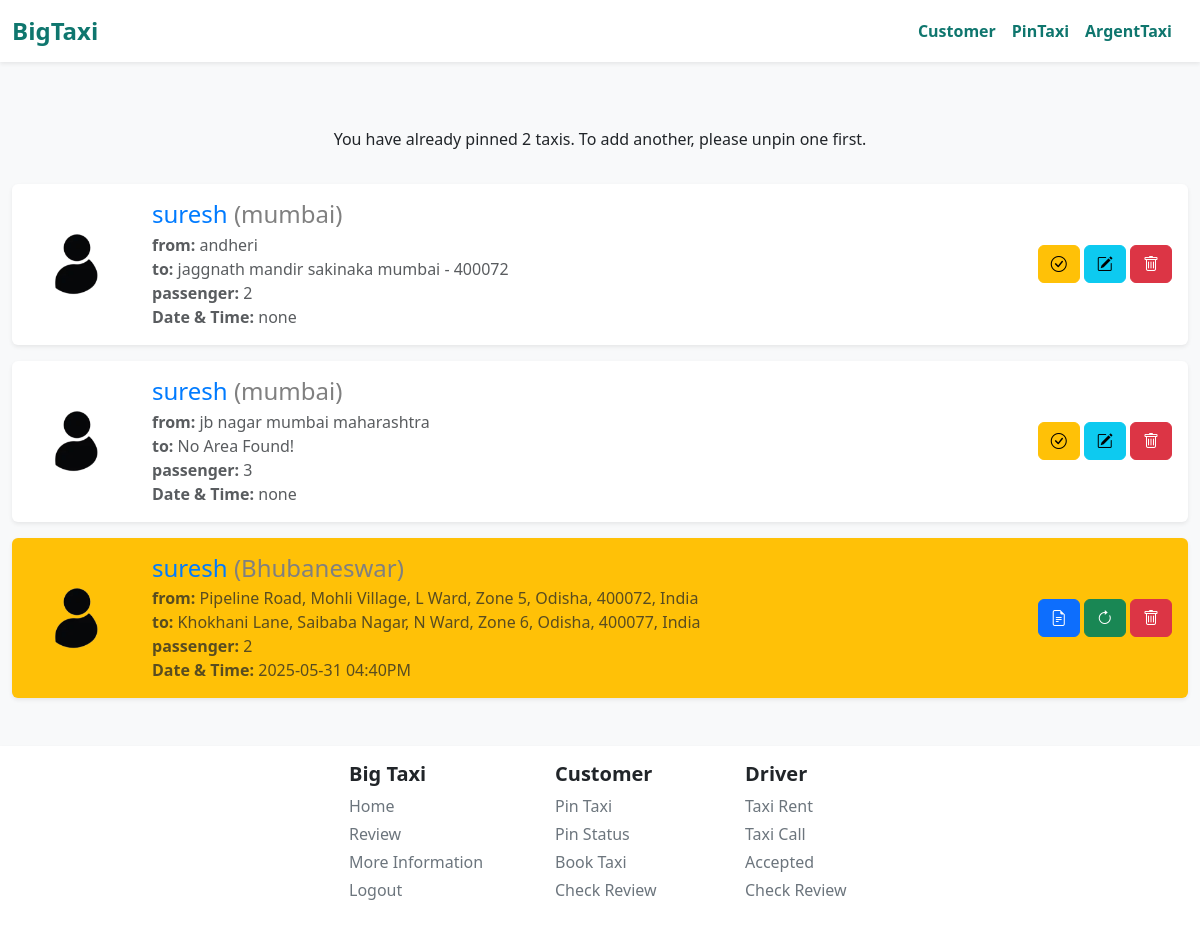
The app's page /home/pin/ (signed in), older data.
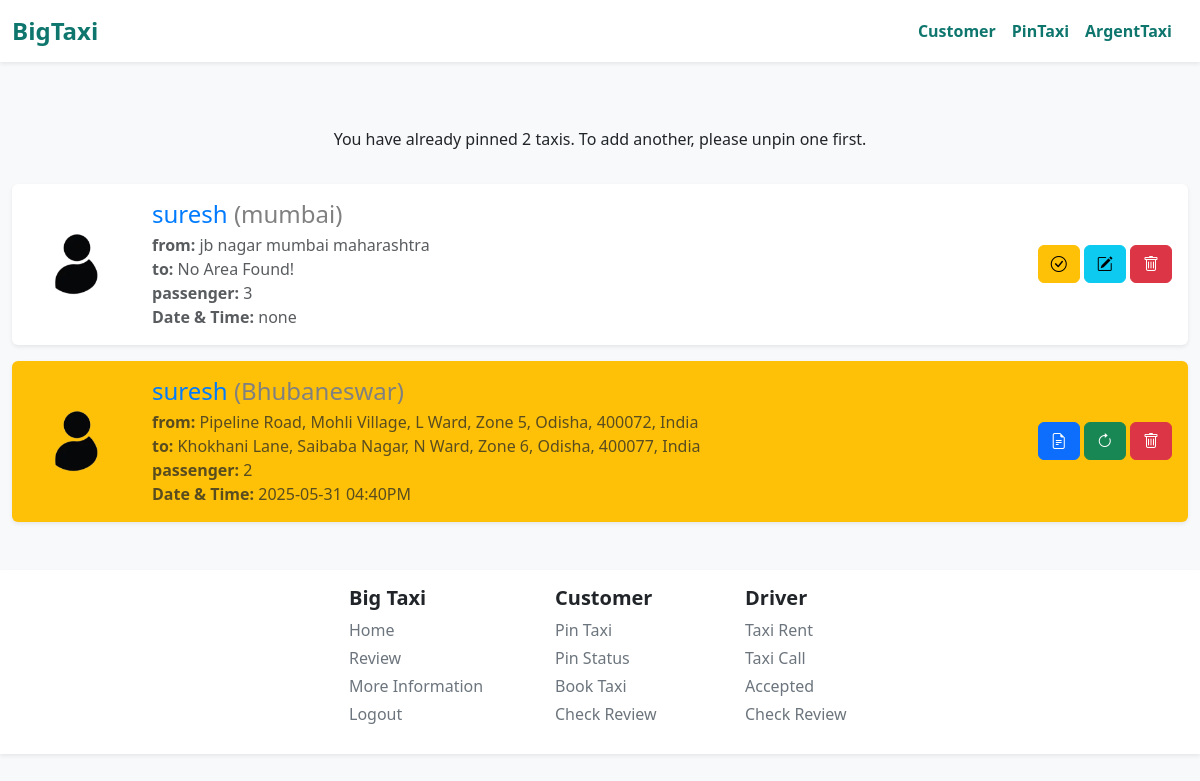
The same page, newer data.
### taxi_app/models.py (models this page shows, shortened)
class PinTaxiAvailable(models.Model):
    taxiAvaId = models.CharField(max_length=50)
    taxiCity = models.CharField(max_length=500)
    customerId = models.ForeignKey(usersDataModel, on_delete=models.CASCADE)
    currentLocation = models.CharField(max_length=2000)
    toLocation = models.CharField(max_length=2000, default='No Area Found!')
    taxiPassenger = models.IntegerField(default=1)
    pincode = models.CharField(max_length=20, default=' ')
    couponCodeWas = models.CharField(max_length=100, default='Customer Not Have Coupon')
    taxiDate = models.DateField(auto_now_add=True)
    taxiTime = models.TimeField(auto_now_add=True)
    taxiDateAndTimeByUser = models.CharField(max_length=100, default='none')
    priceOfTravel = models.IntegerField(default=100)
    driverCode = models.CharField(max_length=100, default='DRIVERCODE')

### Users/models.py (models this page shows, shortened)
class usersDataModel(models.Model):
    UserG = [
        ('Male', 'Male'),
        ('Female', 'Female'),
        ('Other', 'Other'),
        ('Not Check', 'Not Check'),
    ]
    UserC = [
        ('Developer', 'Developer'),
        ('Customer', 'Customer'),
        ('Driver', 'Driver'),
    ]
    ULink = models.ForeignKey(User, on_delete=models.CASCADE)
    UserCode = models.CharField(max_length=100, default='BIGTAXICODE1006463')
    UserCategory = models.CharField(choices=UserC, default='Customer')
    UserMobileNo = models.CharField(max_length=11)
    UserGender = models.CharField(max_length=100, default='Not Check')
    UserAge = models.CharField(max_length=3, default='')
    UserState = models.CharField(max_length=100, default='')
    UserCity = models.CharField(max_length=100, default='')
    UserPincode = models.CharField(max_length=20, default='')
    UserAddress = models.CharField(max_length=200, default='')
    UserPass = models.CharField(max_length=1000, default='password')
    CouponCode = models.CharField(max_length=50, null=True, blank=True)
    UProfileImage = models.ImageField(upload_to='profile/main/', default='profile/default/default.png')
    UProfileName = models.CharField(max_length=1000, default='BiXTaxi User')
    description = models.CharField(max_length=5000, default='No Description!')
    totalTripCount = models.IntegerField(default=0)
    dangerTripCount = models.IntegerField(default=0)

### taxi_app/views.py (the view)
# urls.py: path('pin/', views.pinTaxiFunctionBaseView, name='pinTaxi'),
def pinTaxiFunctionBaseView(request):
    if request.user.is_authenticated:
        showMessage = False
        usernames = request.user.username; user = User.objects.get(username = usernames); dataOfUser = usersDataModel.objects.get(ULink = user); dataPresentLst = PinTaxiAvailable.objects.filter(customerId = dataOfUser)
        profileImage = dataOfUser.UProfileImage; setLimitToForm = 2
        if dataPresentLst:
            valueOfPin = True
            if len(dataPresentLst) > 1:dataOfPin = PinFunction(request, dataPresentLst)
            elif len(dataPresentLst) > 3: dataOfPin = PinFunction(request, dataPresentLst)
            else:  dataOfPin = PinFunction(request, dataPresentLst)
        else: valueOfPin = False; dataOfPin = False
        if len(dataPresentLst) < setLimitToForm:
            DataShow = True
            if request.method == 'POST':
                uCityEnter = request.POST.get('uCity'); uCurrentLocationEnter = request.POST.get('uCurrentLocation'); uPincodeEnter = request.POST.get('uPincode'); uTaxiPassengerEnter = abs(int(request.POST.get('uTaxiPassenger'))); uCouponCodeEnter = request.POST.get('uCouponCode'); uVerifyStatusEnter = request.POST.get('uVerifyStatus'); uBarCodeEnter = request.POST.get('uBarCode'); uLastLocationEnter = request.POST.get('uLastLocation'); utaxiDateAndTimeByUserEnter = request.POST.get('utaxiDateAndTimeByUser')
                if uVerifyStatusEnter == "Driver": uCouponCode = usersDataModel.objects.get(UserCode = uBarCodeEnter); uCouponCodeEnter = uCouponCode.CouponCode
                else:
                    if uCouponCodeEnter: pass
                    else: uCouponCodeEnter = 'Customer Not Have Coupon'
                if utaxiDateAndTimeByUserEnter: dt_obj = datetime.strptime(utaxiDateAndTimeByUserEnter, "%Y-%m-%dT%H:%M"); formatted_datetime = dt_obj.strftime("%Y-%m-%d %I:%M%p")  # %I = 12-hour, %p = AM/PM
                else: formatted_datetime = "none"
                if uTaxiPassengerEnter > 0:
                    checkUser = User.objects.get(username = request.user.username); UDM = usersDataModel.objects.get(ULink = checkUser); CodeNameTaxiAva = 'TAXIAVALIABLE'; CodeNo = 101; TBC = TaxiBarCode.objects.all()
                    if len(TBC) > 0:
                        barLst = [TBCData.barCode for TBCData in TBC]; oldBarCode = barLst[len(barLst) - 1]; newCodes = ''
                        for i in oldBarCode:
                            if i.isdigit(): newCodes += i
                        newBarCode = CodeNameTaxiAva + str(int(newCodes) + 1)
                    else: newBarCode = CodeNameTaxiAva + str(CodeNo)
                    PinTaxiAvailable(taxiAvaId = newBarCode, taxiCity = uCityEnter, customerId = UDM, currentLocation = uCurrentLocationEnter, pincode = uPincodeEnter, taxiPassenger = uTaxiPassengerEnter, couponCodeWas = uCouponCodeEnter, toLocation = uLastLocationEnter, taxiDateAndTimeByUser = formatted_datetime).save(); TaxiBarCode(barCode = newBarCode).save()
                    return redirect('taxi_app:pinTaxi')
                else: messages.warning(request, 'Passenger Limit is Zero. Then why you need to pin taxi'); showMessage = True; return render(request, 'main/pinTaxi.html')
        else: DataShow = False
        context = { 'showMessage' : showMessage, 'valueOfPin' : valueOfPin, 'dataOfPin' : dataOfPin, 'usernames' : usernames, 'DataShow' : DataShow, 'profileImage' : profileImage}
        return render(request, 'main/pinTaxi.html', context)
    else: return redirect('driver:login')

### templates/main/pinTaxi.html (shortened to what this page needs)
{% extends 'base.html' %} {% block body %}
<link rel="stylesheet" href="../../static/css/pinTaxi.css" />
<link rel="stylesheet" href="https://unpkg.com/leaflet/dist/leaflet.css" />
{% if DataShow %}
<div class="container mb-4">
  <div class="form-section">
    <h4>Customer Need To Pin Taxi</h4>
    {% if showMessage %}
      {% if messages %}
      <div>
        {% for message in messages %}
        <div
          class="alert {% if message.tags == 'success' %}alert-success {% elif message.tags == 'warning' %}alert-warning {% else %}alert-info{% endif %}"
        >
          {{ message }}
        </div>
        {% endfor %}
      </div>
      {% endif %}
    {% endif %}
    <form method="POST">
      {% csrf_token %}
      <div class="mb-3 text-start position-relative">
        <label class="form-label">Passenger:</label>
        <input
          type="number"
          class="form-control"
          name="uTaxiPassenger"
          min="0"
          placeholder="maximum no of passenger travel*"
          required
        />
      </div>
      <div class="mb-3 text-start position-relative">
        <label class="form-label">Current Location Address:</label>
        <input
          type="text"
          class="form-control"
          name="uCurrentLocation"
          id="currentLocationUser"
          placeholder="enter your current address*"
          required
        />
        <button
          type="button"
          id="search-current-location-btn"
          class="btn btn-outline-secondary mt-2 ms-2"
        >
          Search Location
        </button>
        <button
          type="button"
          id="open-current-map-btn"
          class="btn btn-outline-primary mt-2"
        >
          Select Location on Map
        </button>
        <div
          id="currentMap"
          style="display: none; height: 300px; margin-top: 10px"
        ></div>
        <button
          type="button"
          id="confirm-current-btn"
          class="btn btn-success mt-2"
          style="display: none"
        >
          Use This Location
        </button>
      </div>
      <div class="mb-3 text-start position-relative">
        <label class="form-label">To Location Address:</label>
        <input
          type="text"
          class="form-control"
          name="uLastLocation"
          id="toLocationInput"
          placeholder="enter your last destination*"
          required
        />
        <button
          type="button"
          id="search-location-btn"
          class="btn btn-outline-secondary mt-2 ms-2"
        >
          Search Location
        </button>
        <button
          type="button"
          id="open-map-btn"
          class="btn btn-outline-primary mt-2"
        >
          Select Location on Map
        </button>
        <div id="map"></div>
        <button type="button" id="confirm-btn" class="btn btn-success mt-2">
          Use This Location
        </button>
      </div>
      <div class="mb-3 text-start position-relative">
        <label class="form-label">Travel City From:</label>
        <input
          type="text"
          class="form-control"
          name="uCity"
          id="user-city"
          value=""
          placeholder="Select your starting location from the map. It will be filled automatically, but please make sure to verify the city as well*"
          readonly
          />
        <input
          type="number"
          class="form-control"
          name="uPincode"
          id="pincodeInput"
          required
          hidden
        />
      </div>
      <div class="mb-3 text-start position-relative">
        <label class="form-label" for="datetime"
          >Select travel date and time:</label
        >
        <input
          type="datetime-local"
          id="datetime"
          class="form-control"
          name="utaxiDateAndTimeByUser"
          required
        />
      </div>
      {% if userCategoryis == 'Customer' %}
      <div class="mb-3 text-start position-relative">
        <label class="form-label">Coupon Code:</label>
        <input
          type="text"
          class="form-control"
          name="uCouponCode"
          placeholder="Discount Coupon Code"
        />
        <input
          type="text"
          class="form-control"
          name="uVerifyStatus"
          value="{{ userCategoryis }}"
          hidden
        />
        <input
          type="text"
          class="form-control"
          name="uBarCode"
          value="{{ userBarCodeAccessis }}"
          hidden
        />
      </div>
      {% elif userCategoryis == 'Driver' %}
      <input
        type="text"
        class="form-control"
        name="uVerifyStatus"
        value="{{ userCategoryis }}"
        hidden
      />
      <input
        type="text"
        class="form-control"
        name="uBarCode"
        value="{{ userBarCodeAccessis }}"
        hidden
      />
      {% endif %}
      <div class="w-100 d-flex justify-content-center gap-5">
        <a href="{% url 'taxi_app:home' %}" class="btn btn-primary w-pin-taxi"
          >Back</a
        >
        <button type="submit" class="btn btn-success w-pin-taxi">Post</button>
      </div>
    </form>
  </div>
</div>
{% else %}
<div class="container mt-5">
  <div class="alert text-center">
    You have already pinned 2 taxis. To add another, please unpin one first.
  </div>
</div>
{% endif %}
{% if valueOfPin %}
  {% for DP, FIR in dataOfPin %}
<div class="container-xxl my-3">
  {% if FIR %}
    <div class="bg-warning shadow-sm rounded p-3 d-flex align-items-center flex-wrap flex-md-nowrap" style="border-radius: 50%;">
  {% else %}
    <div class="bg-white shadow-sm rounded p-3 d-flex align-items-center flex-wrap flex-md-nowrap" style="border-radius: 50%;">
  {% endif %}
    <div class="me-4 mb-3 mb-md-0">
      <img
        src="/media/{{ profileImage }}"
        alt="User Profile"
        class="rounded-circle"
        style="width: 100px; height: 100px; object-fit: cover; border-radius: 50%;"
      />
    </div>
    <div class="me-auto">
      <h4 class="mb-1">
        {{ usernames }}
        <span class="taxi-passenger-limit-text">({{ DP.taxiCity }})</span>
      </h4>
      <p class="text-muted mb-0">
        <strong>from:</strong> {{ DP.currentLocation|truncatewords:15 }}
      </p>
      <p class="text-muted mb-0"><strong>to:</strong> {{ DP.toLocation|truncatewords:15 }}</p>
      <p class="text-muted mb-0"><strong>passenger:</strong> {{ DP.taxiPassenger }}</p>
      <p class="text-muted mb-0"><strong>Date & Time:</strong> {{ DP.taxiDateAndTimeByUser }}</p>
    </div>
    <div class="mt-3 mt-md-0">
      {% if FIR %}
        <a href="{% url 'taxi_app:checkPinReport' DP.taxiAvaId %}" class="btn btn-primary"><i class="bi bi-file-earmark-text"></i></a>
        <a href="{% url 'taxi_app:repostPin' DP.taxiAvaId %}" class="btn btn-success"><i class="bi bi-arrow-clockwise"></i></a>
        <a href="{% url 'taxi_app:deletePinTaxiReport' DP.taxiAvaId %}" class="btn btn-danger"><i class="bi bi-trash"></i></a>
      {% else %}
        <a href="{% url 'taxi_app:pinStatus' DP.taxiAvaId %}" class="btn btn-warning button-home"><i class="bi bi-check-circle"></i></a>
        <a href="#" class="btn btn-info"><i class="bi bi-pencil-square"></i></a>
        <a href="{% url 'taxi_app:deletePinTaxiDetail' DP.taxiAvaId %}" class="btn btn-danger button-home-red"><i class="bi bi-trash"></i></a>
      {% endif %}
    </div>
  </div>
</div>
{% endfor %}
{% endif %}
{% endblock %}

Row changes from the older to the newer data that the page shows:
removed PinTaxiAvailable: UProfileImage (placeholder picture), {{ usernames }} "suresh", taxiCity "mumbai", currentLocation "andheri", toLocation "jaggnath mandir sakinaka mumbai - 400072", taxiPassenger "2", taxiDateAndTimeByUser "none"
